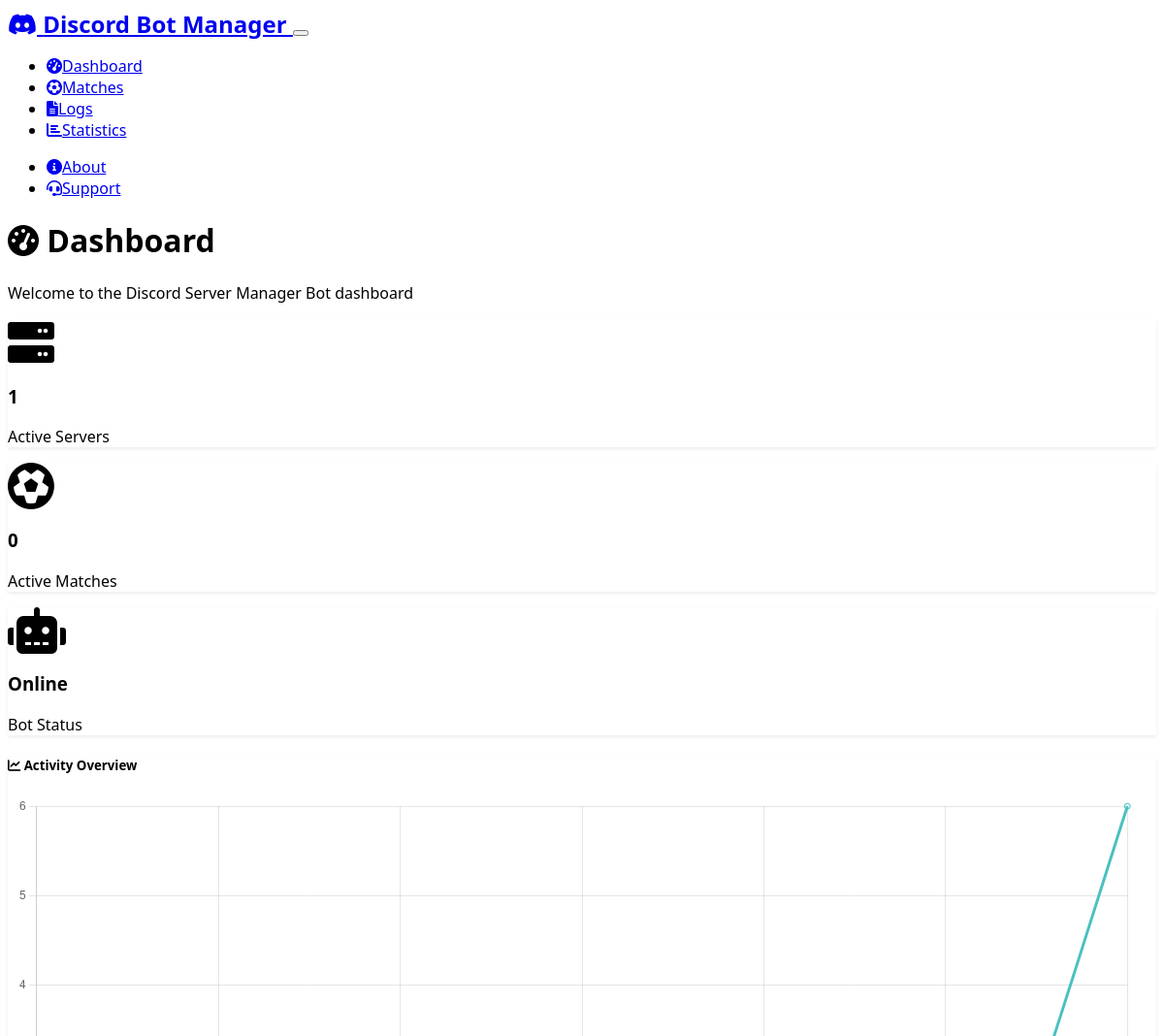
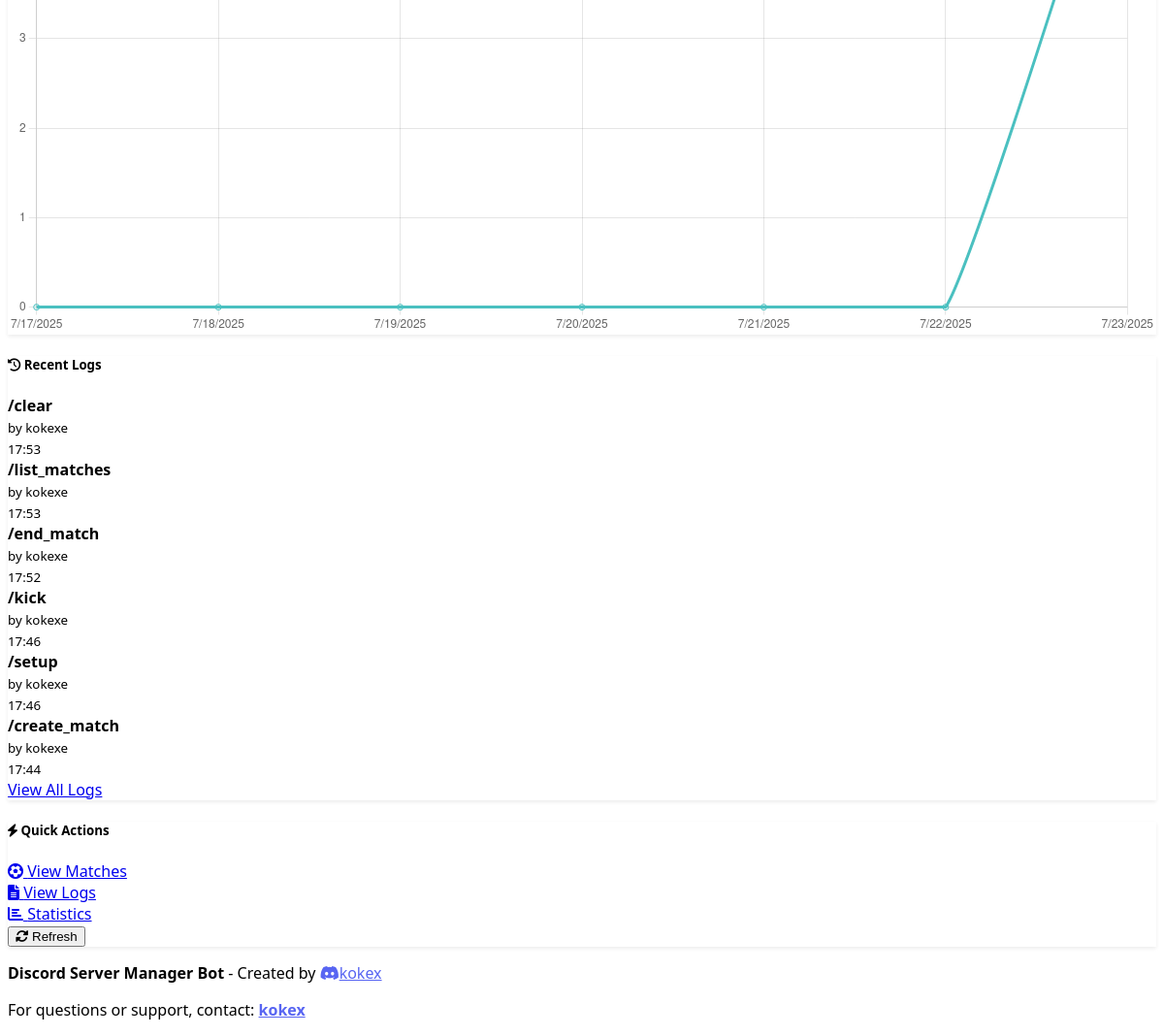
The page / on the database its author committed (2 pictures, top to bottom).
### models.py (models this page shows)
class BotLog(db.Model):
    __tablename__ = 'bot_logs'
    id = db.Column(Integer, primary_key=True)
    server_id = db.Column(Integer, ForeignKey('servers.id'), nullable=False)
    user_id = db.Column(String(20), nullable=False)
    username = db.Column(String(50), nullable=False)
    command = db.Column(String(100), nullable=False)
    channel_id = db.Column(String(20), nullable=False)
    details = db.Column(Text)
    timestamp = db.Column(DateTime, default=datetime.utcnow)
    server = relationship("Server", back_populates="logs")

### routes/dashboard.py (the view)
@dashboard_bp.route('/')
def index():
    total_servers = Server.query.count()
    active_matches = Match.query.filter_by(is_active=True).count()
    recent_logs = BotLog.query.order_by(BotLog.timestamp.desc()).limit(10).all()
    return render_template('dashboard.html',
                         total_servers=total_servers,
                         active_matches=active_matches,
                         recent_logs=recent_logs)

### templates/dashboard.html (shortened to what this page needs)
{% extends "base.html" %}
{% block content %}
<div class="row mb-4">
    <div class="col">
        <h1 class="display-4">
            <i class="fas fa-tachometer-alt me-3"></i>
            Dashboard
        </h1>
        <p class="lead">Welcome to the Discord Server Manager Bot dashboard</p>
    </div>
</div>
<div class="row mb-4">
    <div class="col-md-4 mb-3">
        <div class="card border-primary">
            <div class="card-body text-center">
                <i class="fas fa-server fa-3x text-primary mb-3"></i>
                <h3 class="card-title">{{ total_servers }}</h3>
                <p class="card-text">Active Servers</p>
            </div>
        </div>
    </div>
    <div class="col-md-4 mb-3">
        <div class="card border-success">
            <div class="card-body text-center">
                <i class="fas fa-futbol fa-3x text-success mb-3"></i>
                <h3 class="card-title">{{ active_matches }}</h3>
                <p class="card-text">Active Matches</p>
            </div>
        </div>
    </div>
    <div class="col-md-4 mb-3">
        <div class="card border-info">
            <div class="card-body text-center">
                <i class="fas fa-robot fa-3x text-info mb-3"></i>
                <h3 class="card-title" id="bot-status">Online</h3>
                <p class="card-text">Bot Status</p>
            </div>
        </div>
    </div>
</div>
<div class="row">
    <div class="col-lg-8 mb-4">
        <div class="card">
            <div class="card-header">
                <h5 class="card-title mb-0">
                    <i class="fas fa-chart-line me-2"></i>
                    Activity Overview
                </h5>
            </div>
            <div class="card-body">
                <canvas id="activityChart" width="400" height="200"></canvas>
            </div>
        </div>
    </div>
    <div class="col-lg-4 mb-4">
        <div class="card">
            <div class="card-header">
                <h5 class="card-title mb-0">
                    <i class="fas fa-history me-2"></i>
                    Recent Logs
                </h5>
            </div>
            <div class="card-body">
                {% if recent_logs %}
                    <div class="list-group list-group-flush">
                        {% for log in recent_logs %}
                        <div class="list-group-item border-0 px-0">
                            <div class="d-flex justify-content-between align-items-start">
                                <div>
                                    <strong>/{{ log.command }}</strong>
                                    <br>
                                    <small class="text-muted">by {{ log.username }}</small>
                                </div>
                                <small class="text-muted">{{ log.timestamp.strftime('%H:%M') }}</small>
                            </div>
                        </div>
                        {% endfor %}
                    </div>
                    <div class="text-center mt-3">
                        <a href="{{ url_for('dashboard.logs') }}" class="btn btn-sm btn-outline-secondary">
                            View All Logs
                        </a>
                    </div>
                {% else %}
                    <div class="text-center text-muted">
                        <i class="fas fa-inbox fa-2x mb-2"></i>
                        <p>No recent activity</p>
                    </div>
                {% endif %}
            </div>
        </div>
    </div>
</div>
<div class="row">
    <div class="col">
        <div class="card">
            <div class="card-header">
                <h5 class="card-title mb-0">
                    <i class="fas fa-bolt me-2"></i>
                    Quick Actions
                </h5>
            </div>
            <div class="card-body">
                <div class="row">
                    <div class="col-md-3 mb-2">
                        <a href="{{ url_for('dashboard.matches') }}" class="btn btn-outline-primary w-100">
                            <i class="fas fa-futbol me-2"></i>
                            View Matches
                        </a>
                    </div>
                    <div class="col-md-3 mb-2">
                        <a href="{{ url_for('dashboard.logs') }}" class="btn btn-outline-info w-100">
                            <i class="fas fa-file-alt me-2"></i>
                            View Logs
                        </a>
                    </div>
                    <div class="col-md-3 mb-2">
                        <a href="{{ url_for('dashboard.stats') }}" class="btn btn-outline-success w-100">
                            <i class="fas fa-chart-bar me-2"></i>
                            Statistics
                        </a>
                    </div>
                    <div class="col-md-3 mb-2">
                        <button class="btn btn-outline-warning w-100" onclick="refreshData()">
                            <i class="fas fa-sync-alt me-2"></i>
                            Refresh
                        </button>
                    </div>
                </div>
            </div>
        </div>
    </div>
</div>
{% endblock %}
{% block scripts %}
<script>
// Initialize activity chart
const ctx = document.getElementById('activityChart').getContext('2d');
const activityChart = new Chart(ctx, {
    type: 'line',
    data: {
        labels: [],
        datasets: [{
            label: 'Commands Used',
            data: [],
            borderColor: 'rgb(75, 192, 192)',
            backgroundColor: 'rgba(75, 192, 192, 0.1)',
            tension: 0.1
        }]
    },
    options: {
        responsive: true,
        plugins: {
            legend: {
                display: false
            }
        },
        scales: {
            y: {
                beginAtZero: true
            }
        }
    }
});
// Load activity data
async function loadActivityData() {
    try {
        const response = await fetch('/api/activity?days=7');
        const data = await response.json();
        activityChart.data.labels = data.map(item =>
            new Date(item.date).toLocaleDateString()
        ).reverse();
        activityChart.data.datasets[0].data = data.map(item => item.logs).reverse();
        activityChart.update();
    } catch (error) {
        console.error('Error loading activity data:', error);
    }
}
// Refresh dashboard data
async function refreshData() {
    const refreshBtn = document.querySelector('button[onclick="refreshData()"]');
    const originalText = refreshBtn.innerHTML;
    refreshBtn.innerHTML = '<i class="fas fa-spinner fa-spin me-2"></i>Refreshing...';
    refreshBtn.disabled = true;
    try {
        await loadActivityData();
        // Add more refresh logic here
        setTimeout(() => {
            refreshBtn.innerHTML = originalText;
            refreshBtn.disabled = false;
        }, 1000);
    } catch (error) {
        console.error('Error refreshing data:', error);
        refreshBtn.innerHTML = originalText;
        refreshBtn.disabled = false;
    }
}
// Load data on page load
document.addEventListener('DOMContentLoaded', function() {
    loadActivityData();
});
</script>
{% endblock %}

### templates/base.html (shortened to what this page needs)
<!DOCTYPE html>
<html lang="en" data-bs-theme="dark">
<head>
    <link href="https://cdn.replit.com/agent/bootstrap-agent-dark-theme.min.css" rel="stylesheet">
    <link rel="stylesheet" href="https://cdnjs.cloudflare.com/ajax/libs/font-awesome/6.0.0/css/all.min.css">
    <link rel="stylesheet" href="{{ url_for('static', filename='style.css') }}">
</head>
<body>
    <nav class="navbar navbar-expand-lg navbar-dark bg-dark">
        <div class="container">
            <a class="navbar-brand" href="{{ url_for('dashboard.index') }}">
                <i class="fab fa-discord me-2"></i>
                Discord Bot Manager
            </a>
            <button class="navbar-toggler" type="button" data-bs-toggle="collapse" data-bs-target="#navbarNav">
            </button>
            <div class="collapse navbar-collapse" id="navbarNav">
                <ul class="navbar-nav me-auto">
                    <li class="nav-item">
                        <a class="nav-link" href="{{ url_for('dashboard.index') }}">
                            <i class="fas fa-tachometer-alt me-1"></i>Dashboard
                        </a>
                    </li>
                    <li class="nav-item">
                        <a class="nav-link" href="{{ url_for('dashboard.matches') }}">
                            <i class="fas fa-futbol me-1"></i>Matches
                        </a>
                    </li>
                    <li class="nav-item">
                        <a class="nav-link" href="{{ url_for('dashboard.logs') }}">
                            <i class="fas fa-file-alt me-1"></i>Logs
                        </a>
                    </li>
                    <li class="nav-item">
                        <a class="nav-link" href="{{ url_for('dashboard.stats') }}">
                            <i class="fas fa-chart-bar me-1"></i>Statistics
                        </a>
                    </li>
                </ul>
                <ul class="navbar-nav">
                    <li class="nav-item">
                        <a class="nav-link" href="{{ url_for('dashboard.about') }}">
                            <i class="fas fa-info-circle me-1"></i>About
                        </a>
                    </li>
                    <li class="nav-item">
                        <a class="nav-link" href="{{ url_for('dashboard.support') }}">
                            <i class="fas fa-headset me-1"></i>Support
                        </a>
                    </li>
                </ul>
            </div>
        </div>
    </nav>
    <main class="container mt-4">
        {% block content %}{% endblock %}
    </main>
    <footer class="bg-dark text-center py-4 mt-5">
        <div class="container">
            <p class="mb-2">
                <strong>Discord Server Manager Bot</strong> - Created by
                <a href="https://discord.com/users/1215053388404756580" target="_blank" class="text-decoration-none text-info">
                    <i class="fab fa-discord me-1"></i>kokex
                </a>
            </p>
            <p class="text-muted small mb-0">
                For questions or support, contact:
                <a href="https://discord.com/users/1215053388404756580" target="_blank" class="text-info text-decoration-none">
                    <strong>kokex</strong>
                </a>
            </p>
        </div>
    </footer>
    {% block scripts %}{% endblock %}
</body>
</html>

### static/style.css (style rules this page uses)
:root { --discord-blurple: #5865F2; --discord-green: #57F287; --discord-yellow: #FEE75C; --discord-fuchsia: #EB459E; --discord-red: #ED4245; }
body { font-family: 'Segoe UI', Tahoma, Geneva, Verdana, sans-serif; }
.navbar-brand { font-weight: bold; font-size: 1.5rem; }
.card { border: none; box-shadow: 0 0.125rem 0.25rem rgba(0, 0, 0, 0.075); transition: box-shadow 0.15s ease-in-out; }
footer { margin-top: auto; }
footer a { color: var(--discord-blurple); }
[data-bs-theme="dark"] .border-primary { border-left-color: var(--discord-blurple) !important; }
.card-header { background-color: rgba(var(--bs-primary-rgb), 0.1); border-bottom: 1px solid rgba(var(--bs-primary-rgb), 0.2); }
.list-group-item { background-color: transparent; border-color: rgba(255, 255, 255, 0.1); }

### rows shown on the page
BotLog: command "clear", username "kokexe", timestamp "17:53"
BotLog: command "list_matches", username "kokexe", timestamp "17:53"
BotLog: command "end_match", username "kokexe", timestamp "17:52"
BotLog: command "kick", username "kokexe", timestamp "17:46"
BotLog: command "setup", username "kokexe", timestamp "17:46"
BotLog: command "create_match", username "kokexe", timestamp "17:44"

### other values the page prints
{{ total_servers }} "1"
{{ active_matches }} "0"
